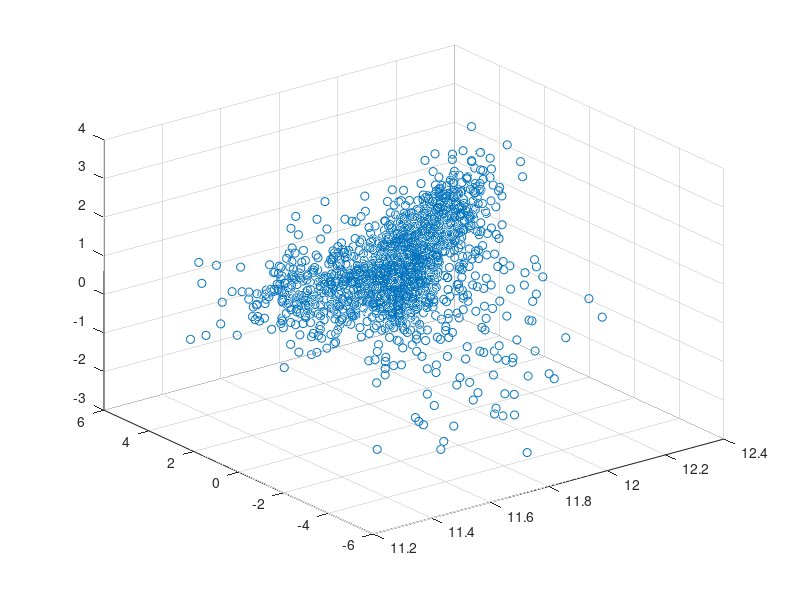
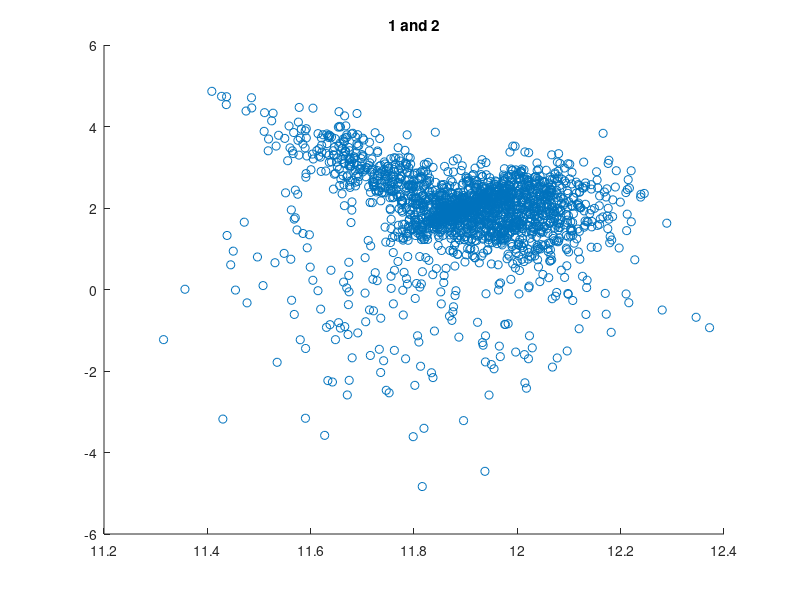
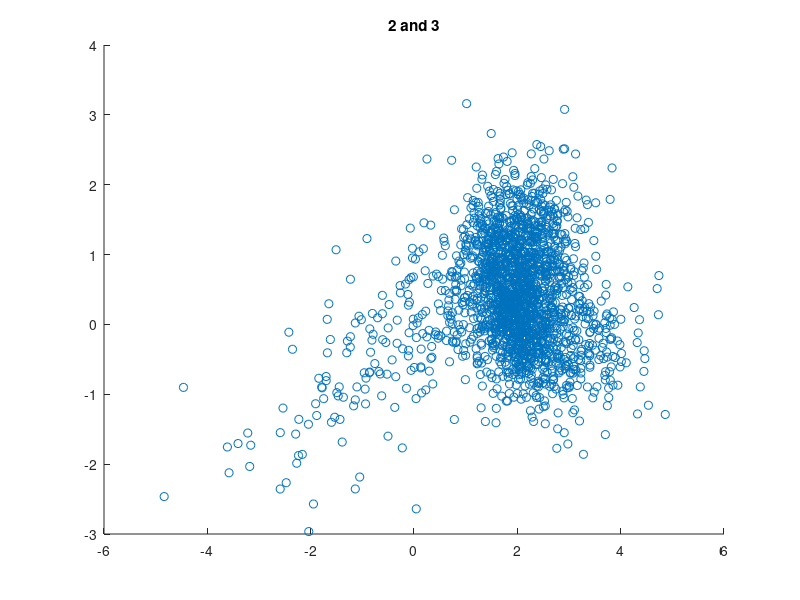
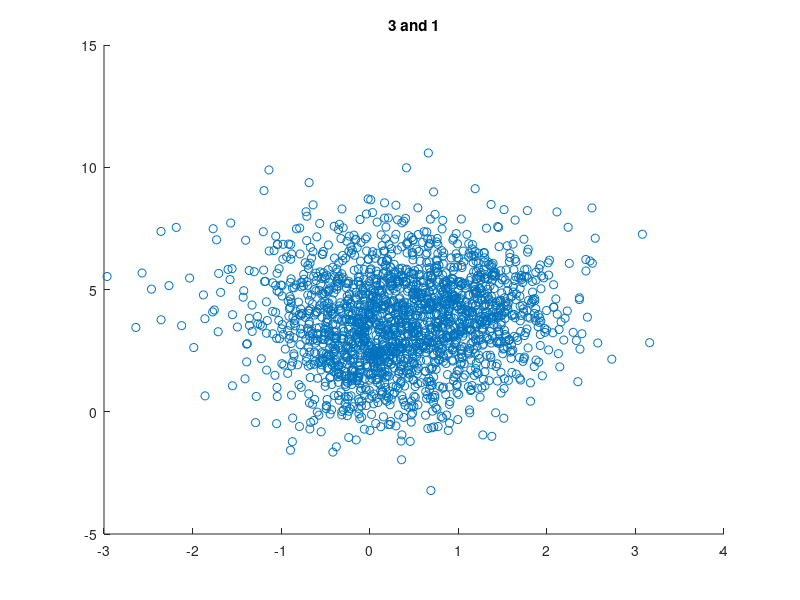

Recreate these plots in MATLAB, in order.
clc
clear
X = load('a011_mixdata.txt', '-ASCII');
scatter3(X(:,1), X(:,2), X(:,3));
%%
figure
scatter(X(:,1),X(:,2))
title('1 and 2')
figure
scatter(X(:,2),X(:,3))
title('2 and 3')
figure
scatter(X(:,3),X(:,4))
title('3 and 1')

%%
K = 2 % num classes